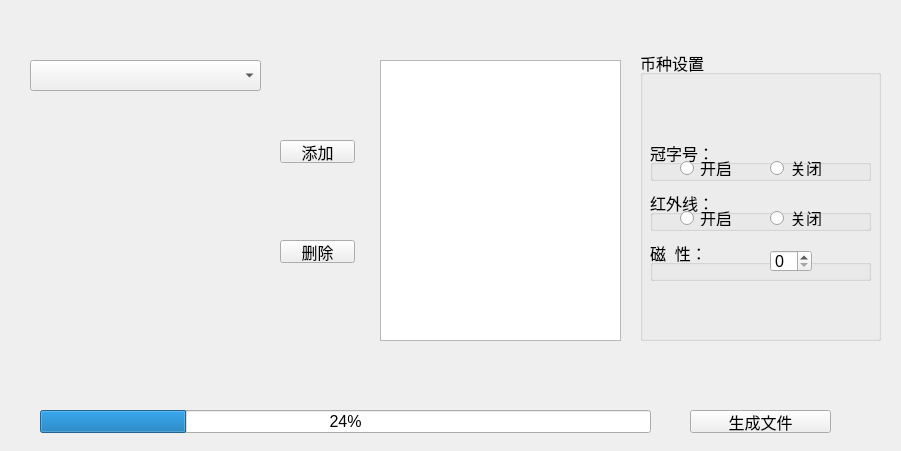
<?xml version="1.0" encoding="UTF-8"?>
<ui version="4.0">
 <class>Widget</class>
 <widget class="QWidget" name="Widget">
  <property name="geometry">
   <rect>
    <x>0</x>
    <y>0</y>
    <width>901</width>
    <height>451</height>
   </rect>
  </property>
  <property name="font">
   <font>
    <family>Arial</family>
    <pointsize>12</pointsize>
    <weight>50</weight>
    <bold>false</bold>
   </font>
  </property>
  <property name="windowTitle">
   <string>Widget</string>
  </property>
  <widget class="QListView" name="listView">
   <property name="geometry">
    <rect>
     <x>380</x>
     <y>60</y>
     <width>241</width>
     <height>281</height>
    </rect>
   </property>
  </widget>
  <widget class="QPushButton" name="pushButton">
   <property name="geometry">
    <rect>
     <x>280</x>
     <y>140</y>
     <width>75</width>
     <height>23</height>
    </rect>
   </property>
   <property name="text">
    <string>添加</string>
   </property>
  </widget>
  <widget class="QPushButton" name="pushButton_2">
   <property name="geometry">
    <rect>
     <x>280</x>
     <y>240</y>
     <width>75</width>
     <height>23</height>
    </rect>
   </property>
   <property name="text">
    <string>删除</string>
   </property>
  </widget>
  <widget class="QProgressBar" name="progressBar">
   <property name="geometry">
    <rect>
     <x>40</x>
     <y>410</y>
     <width>611</width>
     <height>23</height>
    </rect>
   </property>
   <property name="value">
    <number>24</number>
   </property>
  </widget>
  <widget class="QPushButton" name="pushButton_3">
   <property name="geometry">
    <rect>
     <x>690</x>
     <y>410</y>
     <width>141</width>
     <height>23</height>
    </rect>
   </property>
   <property name="text">
    <string>生成文件</string>
   </property>
  </widget>
  <widget class="QGroupBox" name="groupBox">
   <property name="geometry">
    <rect>
     <x>640</x>
     <y>50</y>
     <width>241</width>
     <height>291</height>
    </rect>
   </property>
   <property name="title">
    <string>币种设置</string>
   </property>
   <widget class="QGroupBox" name="groupBox_2">
    <property name="geometry">
     <rect>
      <x>10</x>
      <y>90</y>
      <width>221</width>
      <height>41</height>
     </rect>
    </property>
    <property name="title">
     <string>冠字号：</string>
    </property>
    <widget class="QRadioButton" name="radioButton">
     <property name="geometry">
      <rect>
       <x>30</x>
       <y>20</y>
       <width>61</width>
       <height>16</height>
      </rect>
     </property>
     <property name="text">
      <string>开启</string>
     </property>
    </widget>
    <widget class="QRadioButton" name="radioButton_2">
     <property name="geometry">
      <rect>
       <x>120</x>
       <y>20</y>
       <width>51</width>
       <height>16</height>
      </rect>
     </property>
     <property name="text">
      <string>关闭</string>
     </property>
    </widget>
   </widget>
   <widget class="QGroupBox" name="groupBox_3">
    <property name="geometry">
     <rect>
      <x>10</x>
      <y>140</y>
      <width>221</width>
      <height>41</height>
     </rect>
    </property>
    <property name="title">
     <string>红外线：</string>
    </property>
    <widget class="QRadioButton" name="radioButton_3">
     <property name="geometry">
      <rect>
       <x>30</x>
       <y>20</y>
       <width>51</width>
       <height>16</height>
      </rect>
     </property>
     <property name="text">
      <string>开启</string>
     </property>
    </widget>
    <widget class="QRadioButton" name="radioButton_4">
     <property name="geometry">
      <rect>
       <x>120</x>
       <y>20</y>
       <width>61</width>
       <height>16</height>
      </rect>
     </property>
     <property name="text">
      <string>关闭</string>
     </property>
    </widget>
   </widget>
   <widget class="QGroupBox" name="groupBox_4">
    <property name="geometry">
     <rect>
      <x>10</x>
      <y>190</y>
      <width>221</width>
      <height>41</height>
     </rect>
    </property>
    <property name="title">
     <string>磁  性：</string>
    </property>
    <widget class="QSpinBox" name="spinBox">
     <property name="geometry">
      <rect>
       <x>120</x>
       <y>10</y>
       <width>42</width>
       <height>22</height>
      </rect>
     </property>
    </widget>
   </widget>
  </widget>
  <widget class="QComboBox" name="comboBox">
   <property name="geometry">
    <rect>
     <x>30</x>
     <y>60</y>
     <width>231</width>
     <height>31</height>
    </rect>
   </property>
   <property name="font">
    <font>
     <family>Arial</family>
     <pointsize>16</pointsize>
     <weight>50</weight>
     <bold>false</bold>
    </font>
   </property>
  </widget>
 </widget>
 <layoutdefault spacing="6" margin="11"/>
 <resources/>
 <connections/>
</ui>
